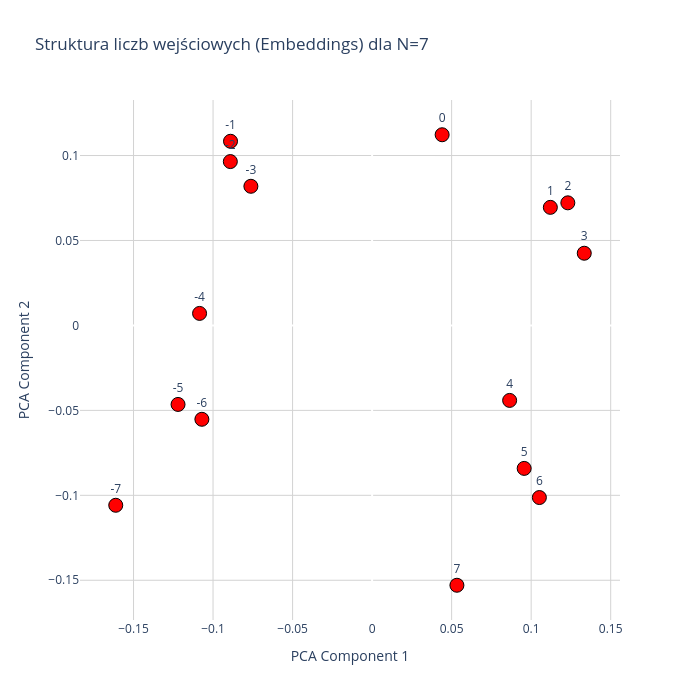

Here is the notebook cell this chart was saved with:
### Code cell
model, N = GetModelFromConfig("")

model_path = r"checkpoint_epoch_19000.pt"

checkpoint = torch.load(model_path, map_location="cpu")

model_weights = checkpoint["model_state_dict"]
model.load_state_dict(model_weights)

plot_input_only_plotly(model, N=N)

### Figure 1 — Plotly figure (JSON) as saved in the notebook; plotly's stock layout.template omitted (floating-point values rounded to 4 significant figures)
{"data": [{"hoverinfo": "text", "hovertext": ["Wartość wejściowa: -7<br>Index w embed: 91", "Wartość wejściowa: -6<br>Index w embed: 92", "Wartość wejściowa: -5<br>Index w embed: 93", "Wartość wejściowa: -4<br>Index w embed: 94", "Wartość wejściowa: -3<br>Index w embed: 95", "Wartość wejściowa: -2<br>Index w embed: 96", "Wartość wejściowa: -1<br>Index w embed: 97", "Wartość wejściowa: 0<br>Index w embed: 98", "Wartość wejściowa: 1<br>Index w embed: 99", "Wartość wejściowa: 2<br>Index w embed: 100", "Wartość wejściowa: 3<br>Index w embed: 101", "Wartość wejściowa: 4<br>Index w embed: 102", "Wartość wejściowa: 5<br>Index w embed: 103", "Wartość wejściowa: 6<br>Index w embed: 104", "Wartość wejściowa: 7<br>Index w embed: 105"], "marker": {"color": "red", "line": {"color": "black", "width": 1}, "size": 14}, "mode": "markers+text", "text": ["-7", "-6", "-5", "-4", "-3", "-2", "-1", "0", "1", "2", "3", "4", "5", "6", "7"], "textposition": "top center", "type": "scatter", "x": [-0.1612, -0.107, -0.122, -0.1085, -0.07621, -0.08914, -0.08902, 0.04403, 0.1121, 0.1231, 0.1334, 0.08646, 0.09561, 0.1052, 0.05331], "y": [-0.1059, -0.05525, -0.0465, 0.007071, 0.08189, 0.09643, 0.1084, 0.1122, 0.06949, 0.07215, 0.04248, -0.04414, -0.08415, -0.1013, -0.1529]}], "layout": {"height": 700, "plot_bgcolor": "white", "title": {"text": "Struktura liczb wejściowych (Embeddings) dla N=7"}, "width": 700, "xaxis": {"gridcolor": "lightgray", "showgrid": true, "title": {"text": "PCA Component 1"}}, "yaxis": {"gridcolor": "lightgray", "showgrid": true, "title": {"text": "PCA Component 2"}}}}
